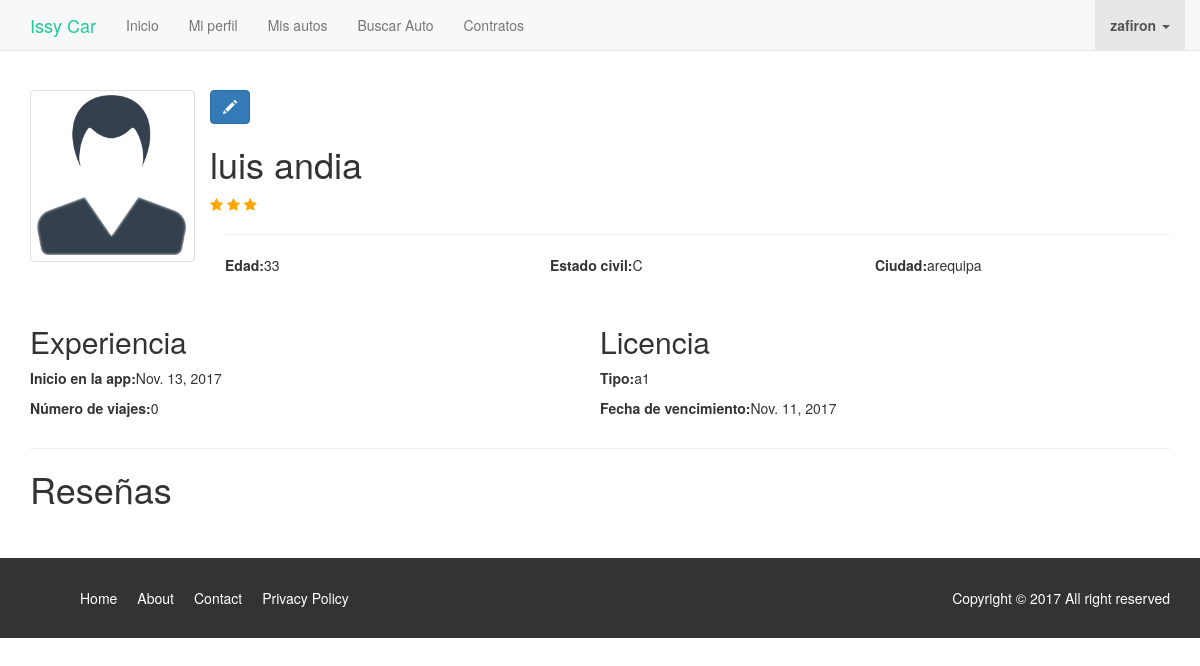
Screenshot of /conductor/conductor_info/ (signed in) with the database file from the repository.
### conductor/models.py (models this page shows, shortened)
class Conductor(models.Model):
	user = models.OneToOneField("auth.User")
	nombre = models.CharField(max_length=264,blank=False,null=False)
	apellido = models.CharField(max_length=264,blank=False,null=False)
	estrellas = models.IntegerField(default=0,blank=False,null=False)
	estado = models.CharField(max_length=20)
	edad = models.IntegerField(blank=False,null=False)
	estado_civil = models.CharField(max_length = 1, choices = ESTADO_CIVIL, blank = False,
	null = False, default = ESTADO_CIVIL[0][0])
	ciudad = models.CharField(max_length=50,blank=False,null=False)
	inicio_app = models.DateField(default=datetime.date.today,blank=False,null=False)
	total_viajes = models.IntegerField(default=0,blank=False,null=False)
	tipo_licencia = models.CharField(max_length=8,blank=False,null=False)
	vencimiento_licencia = models.DateField(blank=False,null=False)
	telefono = models.IntegerField(blank=False,null=False)

### conductor/views.py (the view)
def ConductorInfo(request):
	try:
		conductor = Conductor.objects.get(user=request.user)
		reviews = Reviews.objects.filter(contrato__User_contrata=request.user)
		print (reviews)
	except Conductor.DoesNotExist:
		conductor =None
	return render(request,'conductor/conductor_info.html',{'conductor':conductor,'reviews':reviews})

### conductor/templates/conductor/conductor_info.html (shortened to what this page needs)
{% extends "../base.html"%}
{% load staticfiles %}
{% block content %}
<section class="conductor-info">
    <div class="container">
        <div class="row">
            <div class="col-md-2">
                <img src="{% static 'img/icon-male.png' %}" class="img-thumbnail">
            </div>
            <div class="col-md-10">
                <div class="row">
                    {% if user.is_authenticated %}
                    {% if conductor %}
                    <a class="btn btn-primary" href="{% url 'conductor:perfil_edit' pk=user.conductor.id %}">
                        <span class="glyphicon glyphicon-pencil"></span>
                    </a>
                    {% else%}
                    <a class="btn btn-success" href="{% url 'conductor:perfil_crear' %}">
                        <span class="glyphicon glyphicon-pencil"></span>
                    </a>
                    {%endif%}
                    {% endif%}
                </div>
                <div class = "row">
                    <h1>{{conductor.nombre}} {{conductor.apellido}}</h1>
                </div>
                <div class = "row">
                    <span class="fa fa-star checked"></span>
                    <span class="fa fa-star checked"></span>
                    <span class="fa fa-star checked"></span>
                </div>
                <hr>
                <div class = "row">
                    <div class="col-md-4">
                      <p><strong>Edad:</strong>{{conductor.edad}}</p>
                  </div>
                  <div class="col-md-4">
                      <p><strong>Estado civil:</strong>{{conductor.estado_civil}}</p>
                  </div>
                  <div class="col-md-4">
                      <p><strong>Ciudad:</strong>{{conductor.ciudad}}</p>
                  </div>
              </div>
          </div>
      </div>
      <div class="row">
        <div class="col-md-6">
            <h2>Experiencia</h2>
            <p><strong>Inicio en la app:</strong>{{conductor.inicio_app}}</p>
            <p><strong>Número de viajes:</strong>{{conductor.total_viajes}}</p>
        </div>
        <div class="cold-md-6">
            <h2>Licencia</h2>
            <p><strong>Tipo:</strong>{{conductor.tipo_licencia}}</p>
            <p><strong>Fecha de vencimiento:</strong>{{conductor.vencimiento_licencia}}</p>
        </div>
    </div>
    <hr>
    <h1> Reseñas</h1>
</section>
{% endblock %}

### conductor/templates/base.html (shortened to what this page needs)
<!DOCTYPE html>
{% load staticfiles%}
<html lang="en">
<head>
	<link rel="stylesheet" href="https://maxcdn.bootstrapcdn.com/bootstrap/3.3.7/css/bootstrap.min.css">
	<link rel="stylesheet" type="text/css" href="https://cdnjs.cloudflare.com/ajax/libs/medium-editor/5.23.2/css/medium-editor.min.css">
	<link rel="stylesheet" href="https://maxcdn.bootstrapcdn.com/font-awesome/4.7.0/css/font-awesome.min.css">
	<link rel="stylesheet" type="text/css" href="{% static 'css/estilos_general.css'%}">
	<link rel="stylesheet" type="text/css" href="{% static 'css/style_conductor.css'%}">
</head>
<body>
	<nav class="navbar navbar-default navbar-fixed-top">
		<div class="container">
			<div class="navbar-header">
				<a class="navbar-brand em-text" href="{% url 'conductor:buscar_autos' %}">Issy Car</a>
			</div>
			<div id="navbar" class="collapse navbar-collapse">
				<ul class="nav navbar-nav">
					<li><a href="/">Inicio</a></li>
					{% if user.is_authenticated %}
					<li><a href="{% url 'conductor:conductor_info' %}">Mi perfil</a></li>
					<li><a href="{% url 'auto:auto_list'%}">Mis autos</a></li>
					<li><a href="{% url 'conductor:alquilar_auto' %}">Buscar Auto</a></li>
					<li><a href="{% url 'auto:contratos' %}">Contratos</a></li>
				</ul>
				<ul class="nav navbar-nav navbar-right">
					<li class="dropdown active">
					<a href="#" class="dropdown-toggle" data-toggle="dropdown" role="button" aria-expanded="false"><strong>{{user.username}}</strong> <span class="caret"></span></a>
				</ul>
				{% else %}
				<li><a href="{% url 'conductor:alquilar_auto' %}">Buscar Auto</a></li>
				<li><a href="{% url 'accounts:signup' %}" class="btn btn-simple">Registrarse</a></li>
				<li><a href="{% url 'accounts:login' %}" class="btn btn-simple">Ingresar</a></li>
			</ul>
			{% endif%}
		</div>
	</div>
</nav>
{% block content%}
{% endblock %}
<footer class="navbar-bottom">
	<div class="container">
		<div class="row">
			<div class="col-md-6 col-xs-12">
				<ul>
					<li><a href="#">Home</a></li>
					<li><a href="#">About</a></li>
					<li><a href="#">Contact</a></li>
					<li><a href="#">Privacy Policy</a></li>
				</ul>
			</div>
			<div class="col-md-6 col-xs-12">
				<p>Copyright &copy; 2017 All right reserved</p>
			</div>
		</div>
	</div>
</footer>
      </body>
      </html>

### conductor/static/css/estilos_general.css (style rules this page uses)
html { min-height: 100% !important; }
body { padding-top: 50px; min-height: 100% !important; }
.em-text { color:#1cca98 !important; }
section { padding: 40px 0 40px 0; }
.col-md-4 { margin-bottom: 20px; }
footer { background: #333; color: #fff; padding: 30px 0 20px 0; }
footer li { float: left; padding: 0 10px 0 10px; list-style: none; }
footer a { color:#fff; }
footer p { float:right; }

### conductor/static/css/style_conductor.css (style rules this page uses)
.checked { color: orange; }

### rows the page displays
Conductor: nombre "luis", apellido "andia", edad "33", estado_civil "C", ciudad "arequipa", inicio_app "Nov. 13, 2017", total_viajes "0", tipo_licencia "a1", vencimiento_licencia "Nov. 11, 2017"

### other values shown
{{ user.username }} "zafiron"
